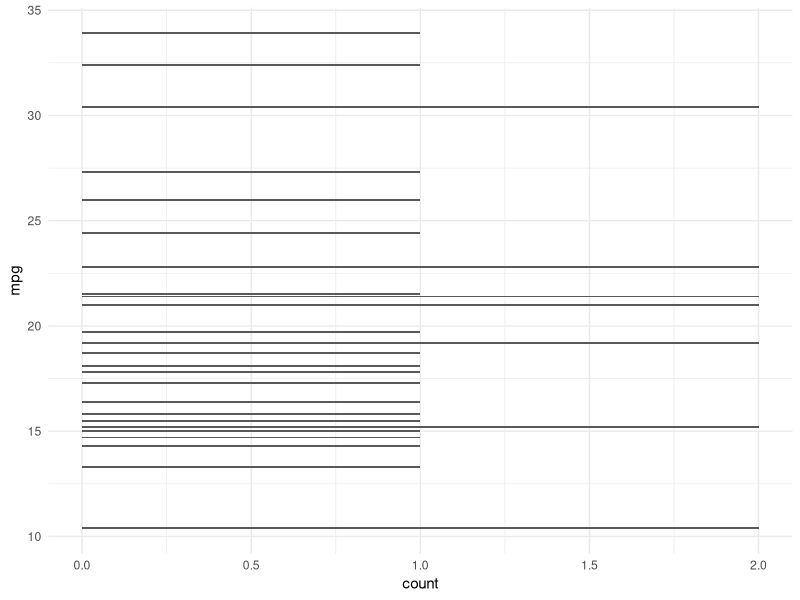

This chart was generated by the following R code:
## ---- chunk 1
options(htmltools.dir.version = FALSE)
library(tidyverse)
## ---- chunk 2
knitr::kable(tail(mtcars), format = 'html')
## ---- chunk 3
ggplot(mtcars, aes(y=mpg)) +
  geom_bar() +
  theme_minimal()
